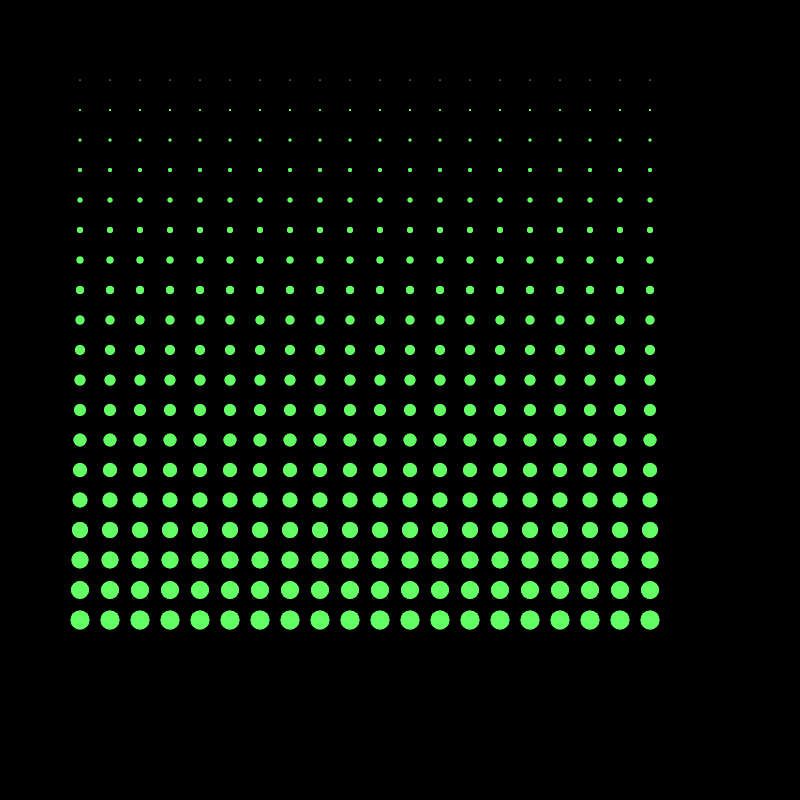
Frame 1 (no input)
Frame 60 (no input): identical to frame 1, image omitted
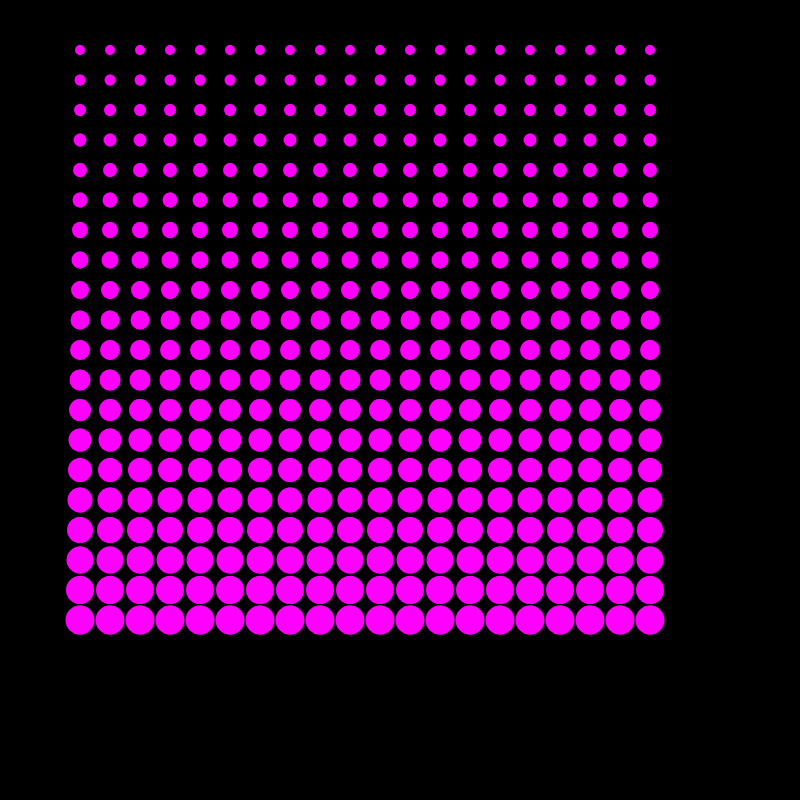
Frame 120 (the mouse pressed at the canvas centre since frame 60)

The p5.js sketch that drew these frames (run headless with seeded random() and noise() and a simulated clock; from frame 60 on, the mouse is pressed at the canvas centre):

// p5.js sketch
// ── sketch.js


function setup() 
{
    createCanvas(800,800);
}
function draw() 
{
    // noLoop();

    background(0);
    fill(255,0,255);
    noStroke();

//     for(var j = 0; j < 20; j ++)
//     {
//         for(var i = 0; i < 20; i++)
//         {
// //            var w = i + 1;
// //            var h = j + 1;
//             var r = dist(mouseX,mouseY,50 + i * 30,50 + j * 30)/dist(50,50,20*30,20*30);
//             var offset = random(0,1) * r * 20;
//             ellipse(
//             50 + i * 30 + offset,
//             50 + j * 30 + offset,
//             r*30,r*30
//             );
//         }
    // }

    for ( var j= 0 ; j < 20; j++) // rows
    {
        for(var i = 20; i > 0; i--) // columns
        {
            // ellipse(50 + i *30, 50 + j *30 , j*2, j*2);
            fill(100+mouseY,255-mouseX,100+mouseX)
            // ellipse(50 + i *30, 50 + j *30 , j, j);
             ellipse(50 + i *30, 50 + j *30 , j+mouseX/50, j+mouseX/40);
             ellipse(50 + i *30, 50 + j *30 , j+mouseY/40, j+mouseY/40);


            // fill('cyan');
            // ellipse(50 + i *30, 50 + j *30 , i+mouseX/40, i+mouseX/40);
            // // ellipse(50 + i *30, 50 + j *30 , j, j);



        }
    }

 
}
